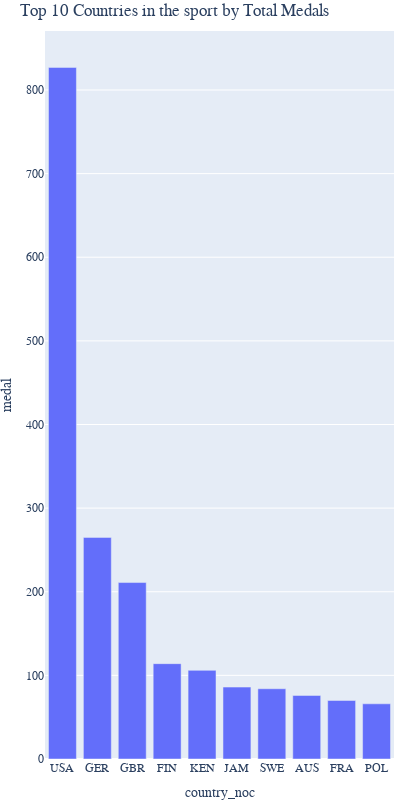

Here is the notebook cell this chart was saved with:
### Code cell
athlete_Event_Results = pd.read_csv('Dataset/Olympic_Athlete_Event_Results.csv', sep=',')
athlete_Event_Results = athlete_Event_Results.replace(["na"], None)

athlete_results = athlete_Event_Results[athlete_Event_Results["edition"].str.contains("Winter") == False]   # apenas jogos de verao

athlete_results = athlete_results[athlete_results["country_noc"].str.contains("MIX")==False] # Impossivel dividir
athlete_results = athlete_results[athlete_results["country_noc"].str.contains("EUN")==False] # Impossivel dividir
athlete_results = athlete_results[athlete_results["country_noc"].str.contains("IOA")==False] # Impossivel dividir
athlete_results = athlete_results[athlete_results["country_noc"].str.contains("BOH")==False]    # Eslováquia + Republica Checa
athlete_results = athlete_results[athlete_results["country_noc"].str.contains("ANZ")==False]    # Australia + Nova Zelandia + Nova Guine + partes da Indonesia
athlete_results = athlete_results[athlete_results["country_noc"].str.contains("TCH")==False]    # Eslováquia + Republica Checa
athlete_results = athlete_results[athlete_results["country_noc"].str.contains("YUG")==False] # Bosnia + Croacia + Macedonia + Montenegro + Eslovenia + Servia
athlete_results = athlete_results[athlete_results["country_noc"].str.contains("URS")==False] # Russia + Letonia + Lituania + Estonia + Georgia + Armenia + Azerbaijao + Bielorrussia + Cazaquistao + Moldavia + Quirguistao + Tajiquistao + Turquemenistao + Ucrania + Usbequistao
athlete_results = athlete_results[athlete_results["country_noc"].str.contains("UAR")==False]  # Egypt + Syria + Faixa de Gaza
athlete_results = athlete_results[athlete_results["country_noc"].str.contains("WIF")==False] # Antigua + Barbados + Cayman Islands + Dominica + Grenada + Jamaica + Montserrat + St Christopher-Nevis-Anguilla + Saint Lucia	+ St Vincent and the Grenadines	+ Trinidad and Tobago + Turks and Caicos Islands	

athlete_results['country_noc'] = athlete_results['country_noc'].replace(['FRG'], 'GER')
athlete_results['country_noc'] = athlete_results['country_noc'].replace(['GDR'], 'GER')

athlete_results['country_noc'] = athlete_results['country_noc'].replace(['HKG'], 'CHN')

athlete_results['country_noc'] = athlete_results['country_noc'].replace(['ROC'], 'RUS')

athlete_results = athlete_results.reset_index()

athlete_results = athlete_results.drop(columns=['edition','result_id','athlete','athlete_id','pos'])


repeat = []
i=0
while(i < len(athlete_results)):
    if athlete_results.loc[i, 'isTeamSport'] == True:
        auxi = i + 1 
        p = athlete_results.loc[i, 'country_noc']
        e = athlete_results.loc[i, 'event']
        a = athlete_results.loc[i, 'edition_id']
        while((athlete_results.loc[auxi, 'country_noc'] == p) and (athlete_results.loc[auxi, 'event'] == e) and (athlete_results.loc[auxi, 'edition_id'] == a)):
            repeat.append(auxi)
            auxi += 1
        i = auxi-1
    i+=1
        
athlete_results.drop(repeat, inplace=True)
athlete_results.drop(columns=['edition_id', 'isTeamSport', 'event'], inplace=True)

sport = 'Athletics'

df = athlete_results[athlete_results['sport'] == sport]

df = df.groupby(['country_noc']).count().sort_values(by=['medal'], ascending=False).head(10).reset_index()

df.drop(columns=['sport', 'index'], inplace=True)

print(df)


fig = px.bar(df, x="country_noc", y="medal", title="Top 10 Countries in the sport by Total Medals", width=400, height=800)
fig.update_layout(font_family= 'Cabin',autosize = False, 
                      legend=dict(yanchor="top", xanchor="left", font=dict(size=15)),
                      margin=dict(l=1, r=6, b=20, t=31, pad=0))
fig.show()

### Figure 1 — Plotly figure (JSON) as saved in the notebook; plotly's stock layout.template omitted (floating-point values rounded to 4 significant figures)
{"data": [{"alignmentgroup": "True", "hovertemplate": "country_noc=%{x}<br>medal=%{y}<extra></extra>", "legendgroup": "", "marker": {"color": "#636efa", "pattern": {"shape": ""}}, "name": "", "offsetgroup": "", "orientation": "v", "showlegend": false, "textposition": "auto", "type": "bar", "x": ["USA", "GER", "GBR", "FIN", "KEN", "JAM", "SWE", "AUS", "FRA", "POL"], "xaxis": "x", "y": [827, 265, 211, 114, 106, 86, 84, 76, 70, 66], "yaxis": "y"}], "layout": {"autosize": false, "barmode": "relative", "font": {"family": "Cabin"}, "height": 800, "legend": {"font": {"size": 15}, "tracegroupgap": 0, "xanchor": "left", "yanchor": "top"}, "margin": {"b": 20, "l": 1, "pad": 0, "r": 6, "t": 31}, "title": {"text": "Top 10 Countries in the sport by Total Medals"}, "width": 400, "xaxis": {"anchor": "y", "domain": [0, 1], "title": {"text": "country_noc"}}, "yaxis": {"anchor": "x", "domain": [0, 1], "title": {"text": "medal"}}}}
